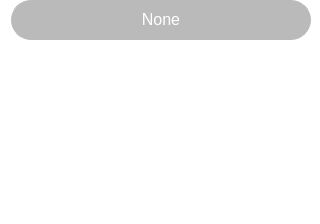
<?xml version="1.0" encoding="UTF-8"?>
<ui version="4.0">
 <class>Toast</class>
 <widget class="QWidget" name="Toast">
  <property name="geometry">
   <rect>
    <x>0</x>
    <y>0</y>
    <width>320</width>
    <height>224</height>
   </rect>
  </property>
  <property name="sizePolicy">
   <sizepolicy hsizetype="Fixed" vsizetype="Preferred">
    <horstretch>0</horstretch>
    <verstretch>0</verstretch>
   </sizepolicy>
  </property>
  <property name="minimumSize">
   <size>
    <width>320</width>
    <height>200</height>
   </size>
  </property>
  <property name="maximumSize">
   <size>
    <width>320</width>
    <height>300</height>
   </size>
  </property>
  <property name="windowTitle">
   <string>Form</string>
  </property>
  <property name="styleSheet">
   <string notr="true">background-color:transparent;
margin:0px;
border:none;</string>
  </property>
  <layout class="QVBoxLayout" name="verticalLayout_2">
   <property name="topMargin">
    <number>0</number>
   </property>
   <property name="bottomMargin">
    <number>0</number>
   </property>
   <item alignment="Qt::AlignHCenter|Qt::AlignTop">
    <widget class="QFrame" name="frame">
     <property name="sizePolicy">
      <sizepolicy hsizetype="MinimumExpanding" vsizetype="MinimumExpanding">
       <horstretch>0</horstretch>
       <verstretch>0</verstretch>
      </sizepolicy>
     </property>
     <property name="minimumSize">
      <size>
       <width>300</width>
       <height>40</height>
      </size>
     </property>
     <property name="maximumSize">
      <size>
       <width>500</width>
       <height>120</height>
      </size>
     </property>
     <property name="styleSheet">
      <string notr="true">#frame {
background-color:#bababa;
border-radius:20px;
border:1px solid #bababa;
}</string>
     </property>
     <property name="frameShape">
      <enum>QFrame::StyledPanel</enum>
     </property>
     <property name="frameShadow">
      <enum>QFrame::Raised</enum>
     </property>
     <property name="lineWidth">
      <number>0</number>
     </property>
     <layout class="QVBoxLayout" name="verticalLayout">
      <property name="spacing">
       <number>0</number>
      </property>
      <property name="topMargin">
       <number>0</number>
      </property>
      <property name="bottomMargin">
       <number>0</number>
      </property>
      <item alignment="Qt::AlignHCenter|Qt::AlignVCenter">
       <widget class="QLabel" name="text">
        <property name="minimumSize">
         <size>
          <width>280</width>
          <height>0</height>
         </size>
        </property>
        <property name="styleSheet">
         <string notr="true">font-size:16px;
color:#ffffff;
text-align:center;
padding:6px;
</string>
        </property>
        <property name="text">
         <string>None</string>
        </property>
        <property name="alignment">
         <set>Qt::AlignCenter</set>
        </property>
        <property name="wordWrap">
         <bool>true</bool>
        </property>
       </widget>
      </item>
     </layout>
    </widget>
   </item>
  </layout>
 </widget>
 <resources/>
 <connections/>
</ui>
